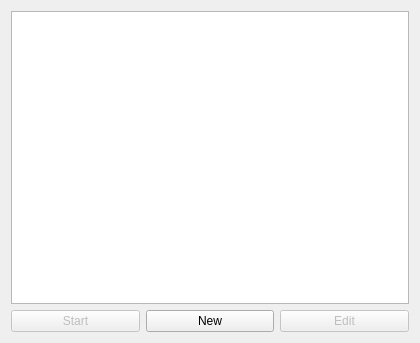
<?xml version="1.0" encoding="UTF-8"?>
<ui version="4.0">
 <class>SessionList</class>
 <widget class="QDialog" name="SessionList">
  <property name="geometry">
   <rect>
    <x>0</x>
    <y>0</y>
    <width>420</width>
    <height>343</height>
   </rect>
  </property>
  <property name="focusPolicy">
   <enum>Qt::FocusPolicy::StrongFocus</enum>
  </property>
  <property name="windowTitle">
   <string>Yakuake Sessions</string>
  </property>
  <layout class="QVBoxLayout" name="verticalLayout">
   <item>
    <widget class="QListView" name="listView">
     <property name="showDropIndicator" stdset="0">
      <bool>false</bool>
     </property>
     <property name="selectionMode">
      <enum>QAbstractItemView::SelectionMode::ExtendedSelection</enum>
     </property>
    </widget>
   </item>
   <item>
    <layout class="QHBoxLayout" name="horizontalLayout">
     <item>
      <widget class="QPushButton" name="startButton">
       <property name="enabled">
        <bool>false</bool>
       </property>
       <property name="text">
        <string>Start</string>
       </property>
      </widget>
     </item>
     <item>
      <widget class="QPushButton" name="newButton">
       <property name="text">
        <string>New</string>
       </property>
      </widget>
     </item>
     <item>
      <widget class="QPushButton" name="editButton">
       <property name="enabled">
        <bool>false</bool>
       </property>
       <property name="text">
        <string>Edit</string>
       </property>
      </widget>
     </item>
    </layout>
   </item>
  </layout>
 </widget>
 <resources/>
 <connections>
  <connection>
   <sender>startButton</sender>
   <signal>clicked()</signal>
   <receiver>SessionList</receiver>
   <slot>startSession()</slot>
   <hints>
    <hint type="sourcelabel">
     <x>35</x>
     <y>214</y>
    </hint>
    <hint type="destinationlabel">
     <x>91</x>
     <y>194</y>
    </hint>
   </hints>
  </connection>
  <connection>
   <sender>newButton</sender>
   <signal>clicked()</signal>
   <receiver>SessionList</receiver>
   <slot>newSession()</slot>
   <hints>
    <hint type="sourcelabel">
     <x>119</x>
     <y>214</y>
    </hint>
    <hint type="destinationlabel">
     <x>192</x>
     <y>196</y>
    </hint>
   </hints>
  </connection>
  <connection>
   <sender>editButton</sender>
   <signal>clicked()</signal>
   <receiver>SessionList</receiver>
   <slot>editSession()</slot>
   <hints>
    <hint type="sourcelabel">
     <x>205</x>
     <y>219</y>
    </hint>
    <hint type="destinationlabel">
     <x>244</x>
     <y>177</y>
    </hint>
   </hints>
  </connection>
  <connection>
   <sender>listView</sender>
   <signal>doubleClicked(QModelIndex)</signal>
   <receiver>SessionList</receiver>
   <slot>startSession()</slot>
   <hints>
    <hint type="sourcelabel">
     <x>117</x>
     <y>36</y>
    </hint>
    <hint type="destinationlabel">
     <x>253</x>
     <y>41</y>
    </hint>
   </hints>
  </connection>
 </connections>
 <slots>
  <slot>newSession()</slot>
  <slot>startSession()</slot>
  <slot>editSession()</slot>
  <slot>listActivated()</slot>
  <slot>listDoubleClicked()</slot>
 </slots>
</ui>
